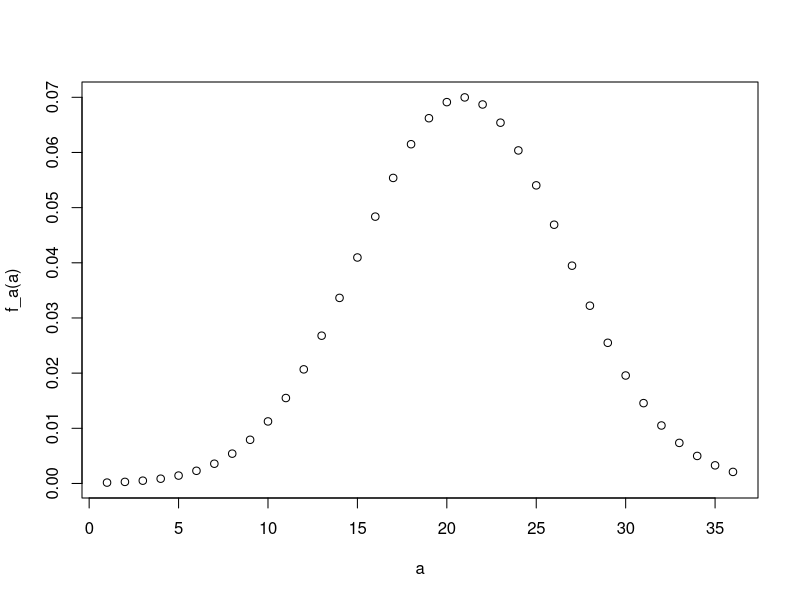

The R script that drew this image: (Note: this script raises an error after producing the figure.)
## Assessment: ACT probabilities

set.seed(16, sample.kind = "Rounding")

act_scores <- rnorm(n = 10000, mean = 20.9, sd = 5.7)

# Question 1A What is the mean of act_scores?

mean(act_scores)

# 1b What is the standard deviation of act_scores?

sd(act_scores)

# 1c How many perfect scores (>36) are there in act_scores?

perfect <- act_scores[act_scores >= 36]
length(perfect)

## Official solution:

sum(act_scores >= 36)

# 1d Probability of ACT score greater than 30.

mean(act_scores > 30)

# 1e Probability of ACT score less than or equal to 10

mean(act_scores <= 10)

# 2 Set x equal to the sequence of integers 1 to 36. Use dnorm to determine the 
# value of the probability density function over x given a mean of 20.9 and 
# standard deviation of 5.7; save the result as f_x. Plot x against f_x.

a <- 1:36

f_1 <- dnorm(1, 20.9, 5.7)
f_2 <- dnorm(2, 20.9, 5.7)

f_a <- function(a) dnorm(a, 20.9, 5.7)


plot(a, f_a(a))

## Official solution: (seems to me that my code was shorter and more direct...)

x <- 1:36
f_x <- dnorm(x, 20.9, 5.7)
data.frame(x, f_x) %>%
  ggplot(aes(x, f_x)) +
  geom_line()

# 3  Convert act_scores to Z-scores

act_Z_scores <- function(x) {
 Z <- (x - mean(act_scores))/sd(act_scores)
 print(Z)
}

# (Z*sd)+ mean = x
# For Z = 2

x <- 2*5.7 + 20.9

1-pnorm(32.3, mean = 20.9, sd = 5.7)

## Official solution:

z_scores <- (act_scores - mean(act_scores))/sd(act_scores)
mean(z_scores > 2)

# 3b What ACT score corresponds to 2 sd's above the mean (Z = 2)?

2*sd(act_scores) + mean(act_scores)

# 3c 

qnorm(0.975, mean = 20.9, sd = 5.7)

# 4 Write a function that takes a value and produces the probability of an ACT
# score less than or equal to that value (the CDF). Apply this function to the
# range of 1 to 36. (isn't this the pnorm function?)

cdf <- function(x) {
  pnorm(x, mean(act_scores), sd(act_scores))
}

df <- cdf(1:36)

# 4a
qnorm(0.95, mean(act_scores), sd(act_scores))

# Official solution:
  
cdf2 <- sapply(1:36, function (x){
  mean(act_scores <= x)
})
min(which(cdf >= .95))
  
# 4b 

qnorm(0.95, 20.9, 5.7)

# 4c

p <- seq(0.01, 0.99, 0.01)

sample_quantiles <- function(p) {
  quantile(x = act_scores, probs = p)}
sq_table <- data.frame(p, sample_quantiles)
View(sq_table)

# Official solution:

p <- seq(0.01, 0.99, 0.01)
sample_quantiles <- quantile(act_scores, p)
names(sample_quantiles[max(which(sample_quantiles < 26))])

# 4d 

theoretical_quantiles <- qnorm(p, 20.9, 5.7)
plot(theoretical_quantiles, sample_quantiles)

# Official solution:

p <- seq(0.01, 0.99, 0.01)
sample_quantiles <- quantile(act_scores, p)
theoretical_quantiles <- qnorm(p, 20.9, 5.7)
qplot(theoretical_quantiles, sample_quantiles) + geom_abline()

# end